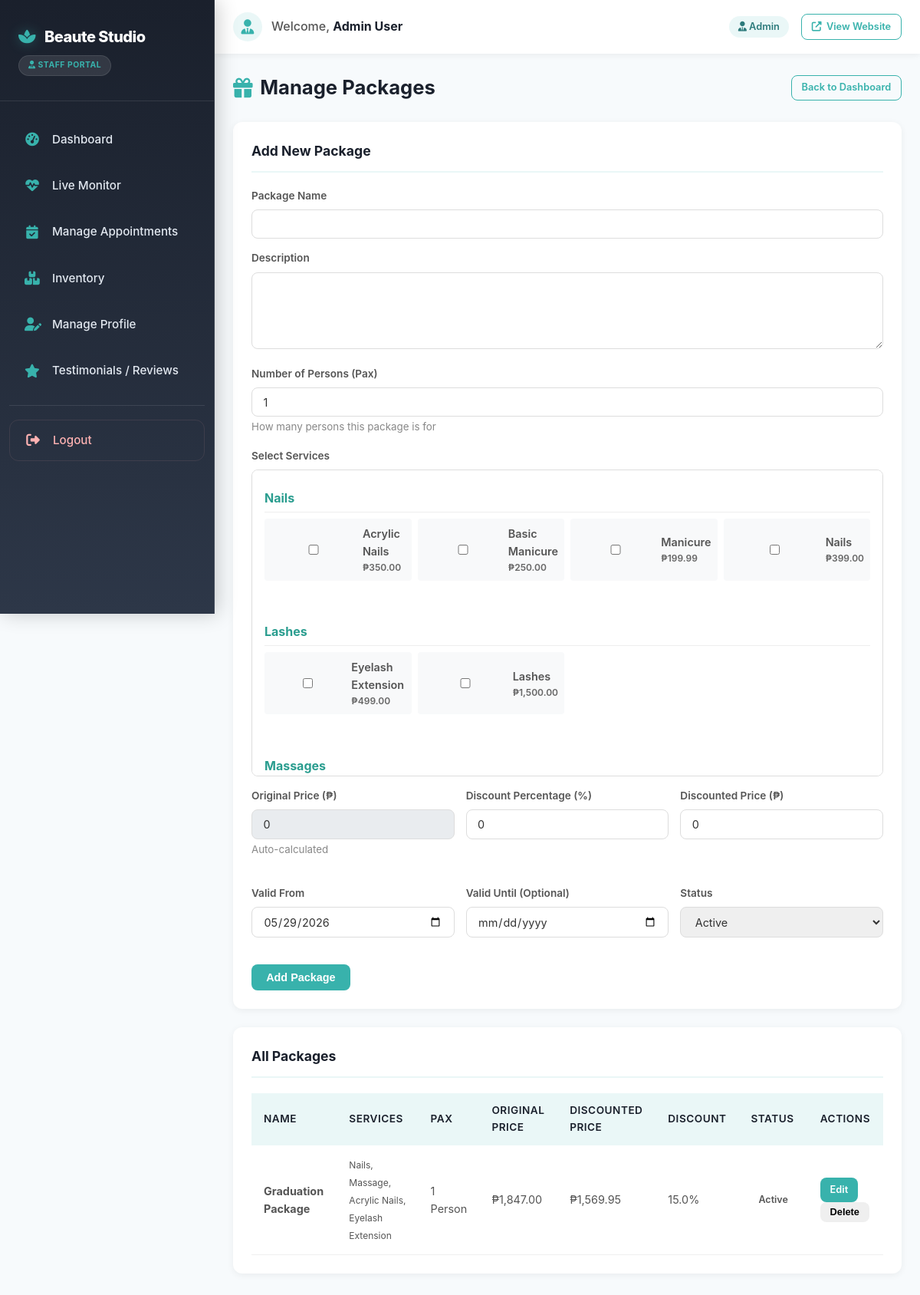
Page /staff/packages.php (signed in) on the committed database.
### tables this page shows
CREATE TABLE `services` (
  `id` int(11) NOT NULL,
  `name` varchar(255) NOT NULL,
  `category` enum('nails','eyebrows','lashes','wax','massages','facial','skin_slimming') NOT NULL,
  `description` text DEFAULT NULL,
  `duration` int(11) NOT NULL COMMENT 'Duration in minutes',
  `base_price` decimal(10,2) NOT NULL,
  `image_url` varchar(500) DEFAULT NULL,
  `status` enum('active','inactive') DEFAULT 'active',
  `created_at` timestamp NOT NULL DEFAULT current_timestamp(),
  `updated_at` timestamp NOT NULL DEFAULT current_timestamp() ON UPDATE current_timestamp()
);

CREATE TABLE `packages` (
  `id` int(11) NOT NULL,
  `name` varchar(255) NOT NULL,
  `description` text DEFAULT NULL,
  `services` longtext NOT NULL COMMENT 'Array of service IDs' CHECK (json_valid(`services`)),
  `pax` int(11) NOT NULL DEFAULT 1,
  `original_price` decimal(10,2) NOT NULL,
  `discounted_price` decimal(10,2) NOT NULL,
  `discount_percentage` decimal(5,2) DEFAULT NULL,
  `image_url` varchar(500) DEFAULT NULL,
  `valid_from` date DEFAULT NULL,
  `valid_until` date DEFAULT NULL,
  `status` enum('active','inactive') DEFAULT 'active',
  `created_at` timestamp NOT NULL DEFAULT current_timestamp(),
  `updated_at` timestamp NOT NULL DEFAULT current_timestamp() ON UPDATE current_timestamp()
);

### config/functions.php (called while the page is built, shortened)
<?php
function formatPrice($price) {
    return '₱' . number_format($price, 2);
}

### staff/packages.php (the view, shortened to what this page needs)
<?php
require_once '../config/functions.php';
$conn = getDBConnection();
$stmt = $conn->query("SELECT id, name, base_price as price, category FROM services WHERE status = 'active' ORDER BY category, name");
$all_services = $stmt->fetchAll();
$stmt = $conn->query("SELECT * FROM packages ORDER BY created_at DESC");
$packages = $stmt->fetchAll();
$edit_package = null;
?>
<?php include '../includes/staff-header.php'; ?>
<div class="staff-page-header">
    <h1><i class="fas fa-gift"></i> Manage Packages</h1>
    <a href="index.php" class="btn btn-outline btn-sm">Back to Dashboard</a>
</div>
<div class="staff-card">
    <h2><?php echo $edit_package ? 'Edit Package' : 'Add New Package'; ?></h2>
    <form method="POST" class="staff-form">
        <div class="form-group" style="margin-bottom: 15px;">
            <label>Package Name</label>
            <input type="text" name="name" value="<?php echo htmlspecialchars($edit_package['name'] ?? ''); ?>" required class="form-control">
        </div>
        <div class="form-group" style="margin-bottom: 15px;">
            <label>Description</label>
            <textarea name="description" rows="3" class="form-control"><?php echo htmlspecialchars($edit_package['description'] ?? ''); ?></textarea>
        </div>
        <div class="form-group" style="margin-bottom: 15px;">
            <label>Number of Persons (Pax)</label>
            <input type="number" name="pax" value="<?php echo $edit_package['pax'] ?? 1; ?>" min="1" max="10" required class="form-control">
            <small style="color:#888;">How many persons this package is for</small>
        </div>
        <div class="form-group" style="margin-bottom: 15px;">
            <label>Select Services</label>
            <div class="services-wrapper" style="border: 1px solid #ddd; padding: 1rem; border-radius: 8px; max-height: 400px; overflow-y: auto; background:#fff;">
                <?php
                $selected_services = $edit_package ? json_decode($edit_package['services'], true) : [];
                $current_category = null;
                foreach ($all_services as $service):
                    if ($service['category'] !== $current_category):
                        $current_category = $service['category'];
                ?>
                    <div class="category-group" style="margin-bottom: 1rem;">
                        <h4 style="margin: 0.5rem 0; color: #2a9d8f; border-bottom: 1px solid #eee; padding-bottom: 0.25rem; font-size:1rem;">
                            <?php echo htmlspecialchars(ucfirst($current_category)); ?>
                        </h4>
                        <div class="services-grid" style="display: grid; grid-template-columns: repeat(auto-fill, minmax(180px, 1fr)); gap: 0.5rem;">
                    <?php endif; ?>
                    <label style="display: flex; align-items: center; gap: 0.5rem; background: #f8f9fa; padding: 0.5rem; border-radius: 4px; cursor:pointer; font-size:0.9rem;">
                        <input type="checkbox" class="service-checkbox" name="services[]"
                               value="<?php echo $service['id']; ?>"
                               data-price="<?php echo $service['price']; ?>"
                               <?php echo in_array($service['id'], $selected_services) ? 'checked' : ''; ?>>
                        <div>
                            <?php echo htmlspecialchars($service['name']); ?>
                            <div style="font-size: 0.75rem; color: #666;">₱<?php echo number_format($service['price'], 2); ?></div>
                        </div>
                    </label>
                    <?php
                    $next_index = array_search($service, $all_services) + 1;
                    if (!isset($all_services[$next_index]) || $all_services[$next_index]['category'] !== $current_category):
                    ?>
                        </div>
                    </div>
                    <?php endif; ?>
                <?php endforeach; ?>
            </div>
        </div>
        <div style="display:grid; grid-template-columns: 1fr 1fr 1fr; gap: 15px; margin-bottom: 15px;">
            <div class="form-group">
                <label>Original Price (₱)</label>
                <input type="number" id="original_price" name="original_price" value="<?php echo $edit_package['original_price'] ?? 0; ?>" min="0" step="0.01" readonly style="background-color: #e9ecef;" class="form-control">
                <small style="color:#888;">Auto-calculated</small>
            </div>
             <div class="form-group">
                <label>Discount Percentage (%)</label>
                <input type="number" id="discount_percentage" name="discount_percentage" value="<?php echo $edit_package['discount_percentage'] ?? 0; ?>" min="0" max="100" step="0.1" class="form-control">
            </div>
            <div class="form-group">
                <label>Discounted Price (₱)</label>
                <input type="number" id="discounted_price" name="discounted_price" value="<?php echo $edit_package['discounted_price'] ?? 0; ?>" min="0" step="0.01" required class="form-control">
            </div>
        </div>
        <div style="display:grid; grid-template-columns: 1fr 1fr 1fr; gap: 15px; margin-bottom: 15px;">
            <div class="form-group">
                <label>Valid From</label>
                <input type="date" name="valid_from" value="<?php echo $edit_package['valid_from'] ?? date('Y-m-d'); ?>" required class="form-control">
            </div>
            <div class="form-group">
                <label>Valid Until (Optional)</label>
                <input type="date" name="valid_until" value="<?php echo $edit_package['valid_until'] ?? ''; ?>" class="form-control">
            </div>
            <div class="form-group">
                <label>Status</label>
                <select name="status" required class="form-control">
                    <option value="active" <?php echo ($edit_package['status'] ?? 'active') === 'active' ? 'selected' : ''; ?>>Active</option>
                </select>
            </div>
        </div>
        <div class="form-actions">
            <button type="submit" class="btn btn-primary"><?php echo $edit_package ? 'Update' : 'Add'; ?> Package</button>
        </div>
    </form>
</div>
<div class="staff-card">
    <h2>All Packages</h2>
    <div class="table-responsive">
        <table class="staff-table">
            <thead>
                <tr>
                    <th>Name</th>
                    <th>Services</th>
                    <th>Pax</th>
                    <th>Original Price</th>
                    <th>Discounted Price</th>
                    <th>Discount</th>
                    <th>Status</th>
                    <th>Actions</th>
                </tr>
            </thead>
            <tbody>
                <?php foreach ($packages as $package):
                    $services = json_decode($package['services'], true);
                    if (!empty($services) && is_array($services)) {
                        $placeholders = str_repeat('?,', count($services) - 1) . '?';
                        $stmt = $conn->prepare("SELECT name FROM services WHERE id IN ($placeholders)");
                        $stmt->execute($services);
                        $service_names = $stmt->fetchAll(PDO::FETCH_COLUMN);
                    } else {
                        $service_names = [];
                    }
                ?>
                    <tr>
                        <td><strong><?php echo htmlspecialchars($package['name']); ?></strong></td>
                        <td><small><?php echo htmlspecialchars(implode(', ', $service_names)); ?></small></td>
                        <td><?php echo $package['pax'] ?? 1; ?> <?php echo ($package['pax'] ?? 1) > 1 ? 'Persons' : 'Person'; ?></td>
                        <td><?php echo formatPrice($package['original_price']); ?></td>
                        <td><?php echo formatPrice($package['discounted_price']); ?></td>
                        <td><?php echo number_format($package['discount_percentage'], 1); ?>%</td>
                        <td><span class="status-badge status-<?php echo $package['status']; ?>"><?php echo ucfirst($package['status']); ?></span></td>
                        <td>
                            <a href="packages.php?edit=<?php echo $package['id']; ?>" class="btn btn-sm btn-primary">Edit</a>
                            <form method="POST" style="display: inline;" onsubmit="return confirm('Are you sure?')">
                                <button type="submit" class="btn btn-sm btn-danger">Delete</button>
                            </form>
                        </td>
                    </tr>
                <?php endforeach; ?>
            </tbody>
        </table>
    </div>
</div>
<?php include '../includes/staff-footer.php'; ?>

### assets/css/style.css (style rules this page uses)
* { margin: 0; padding: 0; box-sizing: border-box; }
:root { --primary-color: #d4a574; --secondary-color: #8b6f47; --accent-color: #f5e6d3; --dark-color: #2c2c2c; --light-color: #f8f8f8; --text-color: #333; --success-color: #28a745; --danger-color: #dc3545; --warning-color: #ffc107; --info-color: #17a2b8; --white: #ffffff; --shadow: 0 2px 10px rgba(0, 0, 0, 0.1); --shadow-lg: 0 5px 20px rgba(0, 0, 0, 0.15); }
body { font-family: 'Segoe UI', Tahoma, Geneva, Verdana, sans-serif; line-height: 1.6; color: var(--text-color); background-color: var(--white); }
.btn { display: inline-block; padding: 12px 30px; border-radius: 50px; text-decoration: none; font-weight: 600; transition: all 0.3s; border: 2px solid transparent; cursor: pointer; font-size: 1rem; }
.btn-primary { background: var(--white); color: var(--primary-color); }
.btn-outline { background: transparent; color: var(--primary-color); border-color: var(--primary-color); }
.btn-sm { padding: 8px 20px; font-size: 0.9rem; }
.services-grid { display: grid; grid-template-columns: repeat(auto-fit, minmax(300px, 1fr)); gap: 2rem; margin-bottom: 3rem; }
.form-group { margin-bottom: 1.5rem; }
.form-group input, .form-group textarea, .form-group select { width: 100%; padding: 12px; border: 2px solid #ddd; border-radius: 8px; font-size: 1rem; font-family: inherit; transition: border-color 0.3s; }

### assets/css/staff.css (style rules this page uses)
:root { --staff-primary: #38b2ac; --staff-primary-dark: #2c7a7b; --staff-primary-light: rgba(56, 178, 172, 0.1); --staff-accent: #1a202c; --staff-gold: #f6ad55; --staff-sidebar-bg: linear-gradient(180deg, #1a202c 0%, #2d3748 100%); --staff-sidebar-text: #e2e8f0; --staff-sidebar-hover: rgba(255, 255, 255, 0.08); --staff-sidebar-active: #38b2ac; --staff-sidebar-width: 280px; --staff-topbar-height: 70px; --glass-bg: rgba(26, 32, 44, 0.8); --glass-border: rgba(255, 255, 255, 0.1); }
.staff-body { font-family: 'Inter', -apple-system, BlinkMacSystemFont, 'Segoe UI', Roboto, sans-serif; background: #f7fafc; margin: 0; padding: 0; }
.staff-page-header { display: flex; align-items: center; justify-content: space-between; margin-bottom: 1.5rem; flex-wrap: wrap; gap: 1rem; }
.staff-page-header h1 { margin: 0; font-size: 1.6rem; color: var(--staff-accent); display: flex; align-items: center; gap: 0.6rem; }
.staff-page-header h1 i { color: var(--staff-primary); }
.staff-card { background: #fff; border-radius: 12px; padding: 1.5rem; box-shadow: 0 2px 10px rgba(0, 0, 0, 0.06); margin-bottom: 1.5rem; }
.staff-card h2 { margin: 0 0 1.25rem 0; font-size: 1.1rem; color: var(--staff-accent); display: flex; align-items: center; gap: 0.5rem; padding-bottom: 0.75rem; border-bottom: 2px solid var(--staff-primary-light); }
.staff-table { width: 100%; border-collapse: collapse; font-size: 0.9rem; }
.staff-table th { background: var(--staff-primary-light); color: var(--staff-accent); padding: 0.75rem 1rem; text-align: left; font-weight: 600; font-size: 0.85rem; text-transform: uppercase; letter-spacing: 0.5px; }
.staff-table td { padding: 0.85rem 1rem; border-bottom: 1px solid #f0f0f0; color: #555; vertical-align: middle; }
.table-responsive { overflow-x: auto; }
.status-badge { display: inline-block; padding: 3px 10px; border-radius: 20px; font-size: 0.78rem; font-weight: 600; text-transform: capitalize; }
.form-group { margin-bottom: 1.25rem; }
.form-group label { display: block; margin-bottom: 0.4rem; font-size: 0.85rem; font-weight: 600; color: #555; }
.form-group input, .form-group textarea, .form-group select { width: 100%; padding: 0.6rem 0.9rem; border: 1.5px solid #ddd; border-radius: 8px; font-size: 0.9rem; color: #333; transition: border-color 0.2s; box-sizing: border-box; font-family: inherit; }
.form-group textarea { resize: vertical; min-height: 100px; }
.btn { display: inline-flex; align-items: center; gap: 0.4rem; padding: 0.55rem 1.2rem; border-radius: 8px; font-size: 0.9rem; font-weight: 600; cursor: pointer; border: none; text-decoration: none; transition: all 0.2s ease; }
.btn-primary { background: var(--staff-primary); color: #fff; }
.btn-outline { background: transparent; color: var(--staff-primary); border: 1.5px solid var(--staff-primary); }
.btn-sm { padding: 0.35rem 0.8rem; font-size: 0.8rem; }

### rows in the picture
services: category "Nails", name "Acrylic Nails", base_price "350.00"
services: name "Basic Manicure", base_price "250.00"
services: name "Manicure", base_price "199.99"
services: name "Nails", base_price "399.00"
services: category "Lashes", name "Eyelash Extension", base_price "499.00"
services: name "Lashes", base_price "1,500.00"
services: category "Massages"
packages: name "Graduation Package", service_names "Nails, Massage, Acrylic Nails, Eyelash Extension", pax "1", shows "Person", original_price "₱1,847.00", discounted_price "₱1,569.95", discount_percentage "15.0", status "Active"

### other values in the picture
$staff_name "Admin User"
$staff_role "Admin"
